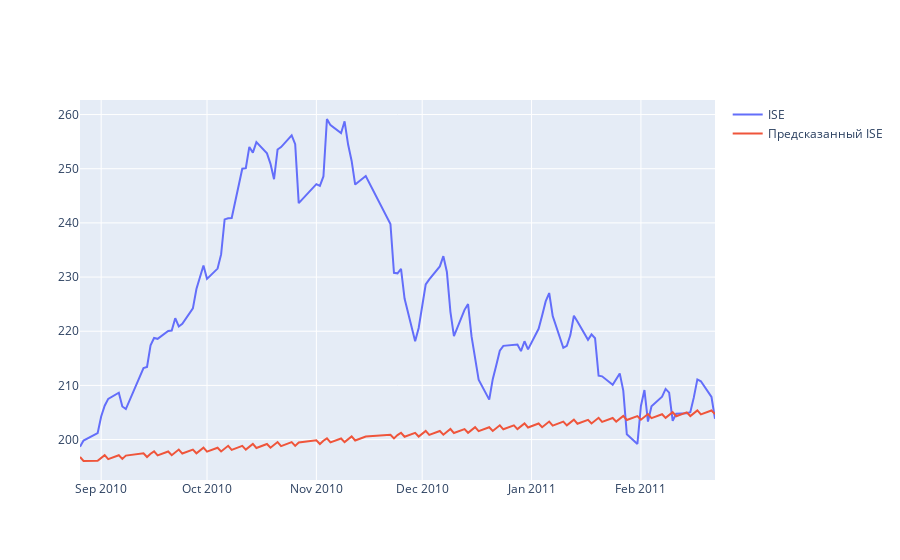

Notebook code cell kept with this figure:
### Markdown cell above
Наиболее удачно получилось построить 'ISE', давайте построим для него график

### Code cell
import plotly.graph_objects as go
predictor = prophet.Prophet() #повторяем процедуру создания модели, вообще можно было бы сохранить forecast для каждой колонки, но у нас небольшой датасет, можем позволить каждый раз заново предсказывать
days = 120
predict_days = 181
indexes[['date', "ISE"]][:-days].rename(columns ={'date':'ds','ISE':'y'})
predictor.fit(df = indexes.reset_index()[['date', 'ISE']][:-days].rename(columns ={'date':'ds','ISE':'y'}))
future = predictor.make_future_dataframe(periods=predict_days)
forecast = predictor.predict(future)
forecast = forecast.rename(columns = {'ds':'date'})
total = pd.merge(forecast, indexes, on = 'date', how = 'inner').dropna()
forecast = total[['date', 'yhat']]
forecast = forecast.rename(columns = {'date':'ds'})
fig = go.Figure()
fig.add_trace(go.Scatter(x = indexes['date'][-days:], y = indexes['ISE'][-days:], name='ISE')) #реальная динамика индекса
fig.add_trace(go.Scatter(x = forecast['ds'][-days:], y = forecast['yhat'][-days:], name='Предсказанный ISE')) #предсказанная моделью
fig.show()
print(forecast.iloc[-1])
print(indexes.iloc[-1])
